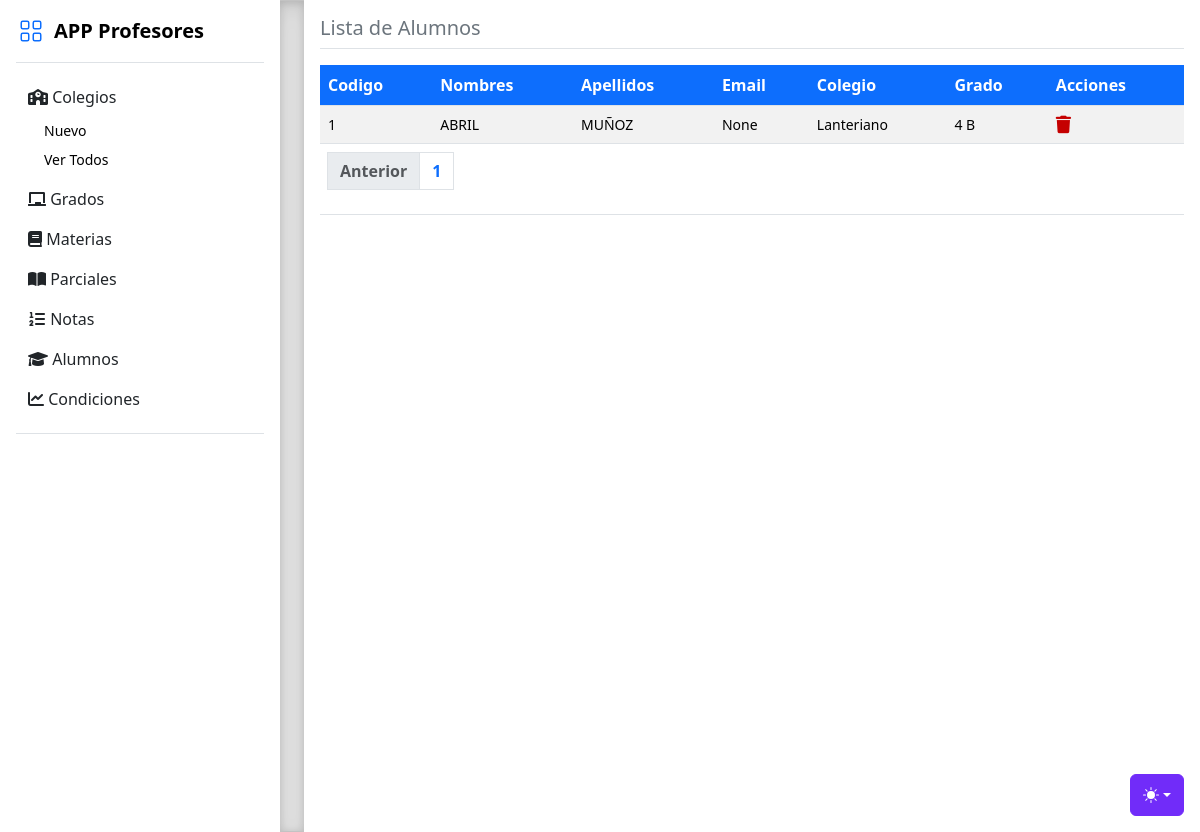
The page /alumnos/ver on the database its author committed.
### tables this page shows
CREATE TABLE alumnos (
  id INTEGER PRIMARY KEY AUTOINCREMENT,
  nombres VARCHAR(255) NOT NULL,
  apellidos VARCHAR(255) NOT NULL,
  email VARCHAR(255),
  id_colegios INTEGER NOT NULL,
  id_grados INTEGER NOT NULL,
  FOREIGN KEY (id_colegios) REFERENCES colegios(id),
  FOREIGN KEY (id_grados) REFERENCES grados(id)
);

CREATE TABLE colegios (
  id INTEGER PRIMARY KEY AUTOINCREMENT,
  nombre VARCHAR(255) NOT NULL
);

CREATE TABLE grados (
  id INTEGER PRIMARY KEY AUTOINCREMENT,
  nombre VARCHAR(255) NOT NULL
, division TEXT);

### routers/alumnos.py (the view)
@router.get("/alumnos/ver")
def verAlumnos(req:Request, page: int = 1):
    verDb = FuncionesDB()
    colegios = verDb.mostrarTabla("colegios")
    grados = verDb.mostrarTabla("grados")
    alumnos = verDb.mostrarTablaPaginada("alumnos", page, 15)
    total_productos = verDb.contarFilas("alumnos")
    total_paginas = math.ceil(total_productos / 15)
    return template.TemplateResponse("alumnos_ver.html", { "request" : req, "colegios": colegios, "alumnos": alumnos, "grados": grados,"page": page, "total_paginas": total_paginas })

### templates/alumnos_ver.html (shortened to what this page needs)
<!doctype html>
<html lang="es" data-bs-theme="auto">
  <head><script src="/templates/static/color-modes.js"></script>
    <link href="/templates/static/bootstrap.min.css" rel="stylesheet">
    <link href="/templates/static/style.css" rel="stylesheet">
    <link rel="stylesheet" href="https://cdnjs.cloudflare.com/ajax/libs/font-awesome/6.0.0-beta3/css/all.min.css" />
    <link rel="stylesheet" href="https://cdn.jsdelivr.net/npm/@docsearch/css@3">
    <link href="/templates/static/sidebars.css" rel="stylesheet">
  </head>
  <body>
    <div class="dropdown position-fixed bottom-0 end-0 mb-3 me-3 bd-mode-toggle">
      <button class="btn btn-bd-primary py-2 dropdown-toggle d-flex align-items-center"
              id="bd-theme"
              type="button"
              aria-expanded="false"
              data-bs-toggle="dropdown"
              aria-label="Toggle theme (auto)">
        <svg class="bi my-1 theme-icon-active" width="1em" height="1em"><use href="#circle-half"></use></svg>
      </button>
    </div>
<main class="d-flex flex-nowrap">
  <div class="flex-shrink-0 p-3" style="width: 280px;">
    <a href="/productos/ver_todos" class="d-flex align-items-center pb-3 mb-3 link-body-emphasis text-decoration-none border-bottom">
      <svg class="bi pe-none me-2" width="30" height="24" style="color: #0D6EFD;"><use xlink:href="#grid"/></svg>
      <span class="fs-5 fw-semibold">APP Profesores</span>
    </a>
    <ul class="list-unstyled ps-0">
      {% include 'menu.html' %}
  <div class="b-example-divider b-example-vr"></div>
  <div class="m-3 w-100 vh-100">
    <h5 class="text-secondary">Lista de Alumnos</h5>
    <div class="border-top mb-3 w-100"></div>
    <article>
      <table class="table table-striped m-0 bg-success text-white">
          <thead>
              <tr>
                  <th class="centrado bg-primary text-white">Codigo</th>
                  <th class="centrado bg-primary text-white">Nombres</th>
                  <th class="centrado bg-primary text-white">Apellidos</th>
                  <th class="centrado bg-primary text-white">Email</th>
                  <th class="centrado bg-primary text-white">Colegio</th>
                  <th class="centrado bg-primary text-white">Grado</th>
                  <th class="centrado bg-primary text-white">Acciones</th>
              </tr>
          </thead>
          <tbody>
          {% for alumno in alumnos %}
              <tr>
                  <td class="centrado small">{{ alumno[0] }}</td>
                  <td class="centrado small">{{ alumno[1] }}</td>
                  <td class="centrado small">{{ alumno[2] }}</td>
                  <td class="centrado small">{{ alumno[3] }}</td>
                  {% for colegio in colegios %}
                  {% if colegio[0] == alumno[4] %}
                  <td class="centrado small">{{ colegio[1] }}</td>
                  {% endif %}
                  {% endfor %}
                  {% for grado in grados %}
                  {% if grado[0] == alumno[5] %}
                  <td class="centrado small">{{ grado[1] }} {{ grado[2] }}</td>
                  {% endif %}
                  {% endfor %}
                  <td class="centrado small">
                    <a href="borrar/{{ alumno[0] }}"></a>
                      </td>
              </tr>
              {% endfor %}
              </div>
      <table class="table table-striped m-0">
          <thead><tr><th class="text-white m-0">
      <nav aria-label="Page navigation example m-0">
          <ul class="pagination">
              <li class="page-item">
                  {% if page > 1 %}
                      <a class="page-link" href="/colegio/ver?page={{ page - 1 }}">Anterior</a>
                      {% else %}
                      <li class="page-item disabled">
                          <a class="page-link">Anterior</a>
                      </li>
                  {% endif %}
              </li>
              {% for i in range(total_paginas) %}
                  <li class="page-item"><a class="page-link" href="/colegio/ver?page={{ i + 1 }}">{{ i + 1 }}</a></li>
              {% endfor %}
          </ul>
      </nav>
      </tr></thead>
  </table>
</main>
</body>
</html>

### templates/static/style.css (style rules this page uses)
main { overflow-x: auto; overflow-y: hidden; }
.dropdown-toggle { outline: 0; }
.b-example-divider { background-color: rgba(0, 0, 0, .1); border: solid rgba(0, 0, 0, .15); border-width: 1px 0; box-shadow: inset 0 .5em 1.5em rgba(0, 0, 0, .1), inset 0 .125em .5em rgba(0, 0, 0, .15); }
.b-example-vr { flex-shrink: 0; width: 1.5rem; height: inherit; }
.bi { vertical-align: -.125em; fill: currentColor; }
.btn-bd-primary { --bd-violet-bg: #712cf9; --bd-violet-rgb: 112.520718, 44.062154, 249.437846; --bs-btn-font-weight: 600; --bs-btn-color: var(--bs-white); --bs-btn-bg: var(--bd-violet-bg); --bs-btn-border-color: var(--bd-violet-bg); --bs-btn-hover-color: var(--bs-white); --bs-btn-hover-bg: #6528e0; --bs-btn-hover-border-color: #6528e0; --bs-btn-focus-shadow-rgb: var(--bd-violet-rgb); --bs-btn-active-color: var(--bs-btn-hover-color); --bs-btn-active-bg: #5a23c8; --bs-btn-active-border-color: #5a23c8; }
.bd-mode-toggle { z-index: 1500; }

### templates/static/sidebars.css (style rules this page uses)
.dropdown-toggle { outline: 0; }

### rows shown on the page
alumnos: id "1", nombres "ABRIL", apellidos "MUÑOZ", alumno "None"
colegios: nombre "Lanteriano"
grados: nombre "4", division "B"

### other values the page prints
{{ i + 1 }} "1"
